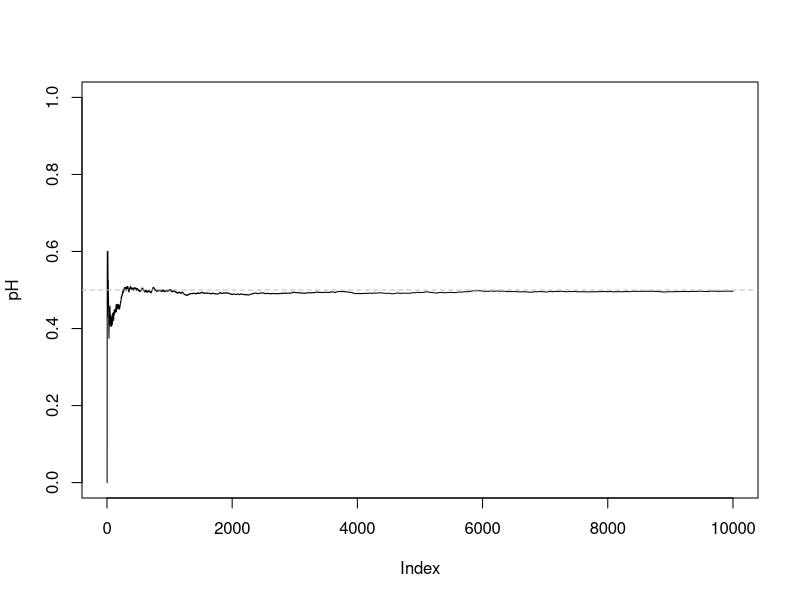
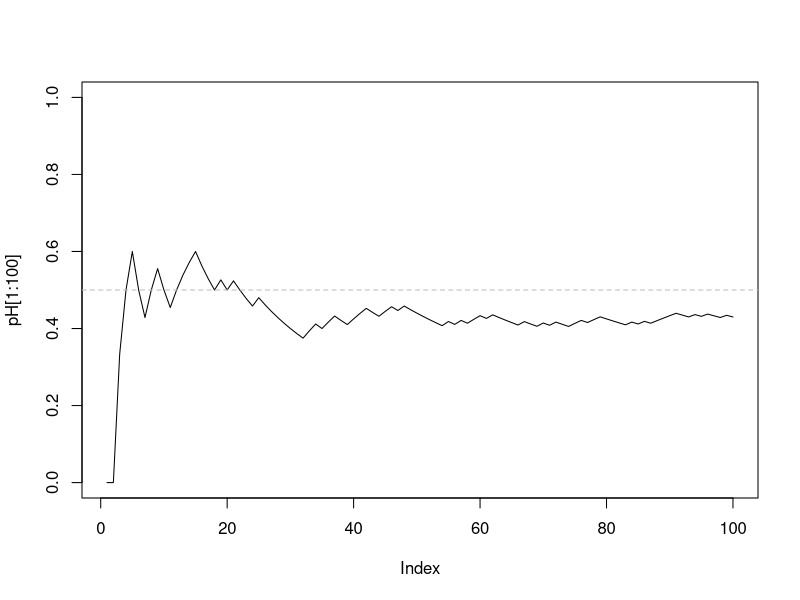
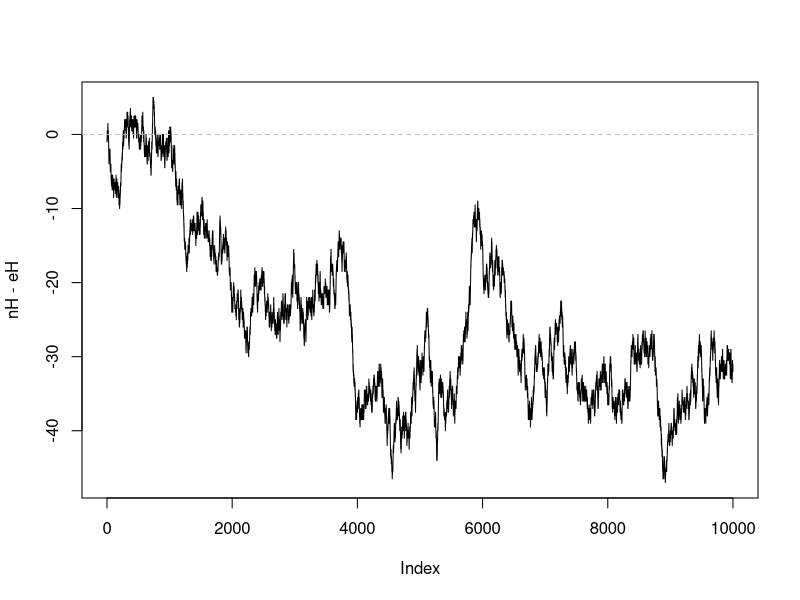

Write the R code that produced these figures, in order.
######################################################################
# Computer notes                 Statistics for Laboratory Scientists 
# Lecture 5                                  Johns Hopkins University 
######################################################################
# These notes provide R code related to the course lectures, to
# further illustrate the topics in the lectures and to assist the
# students to learn R.
#
# Lines beginning with the symbol '#' are comments in R.  All other
# lines contain code.
#
# In R for Windows, you may wish to open this file from the menu bar
# (File:Display file); you can then easily copy commands into the
# command window.  (Use the mouse to highlight one or more lines; then
# right-click and select "Paste to console".)
######################################################################

###############################################
# Prop'n of heads in many tosses of a fair coin
###############################################
# toss 10000 coins; 1=heads and 0=tails
x <- sample(0:1, 10000, repl=TRUE)

# The cumulative number of heads
nH <- cumsum(x)

# Note: look at how the "cumsum" function works:
y <- c(0,1,0,0,1)
z <- cumsum(y)
# z = c(0, 1, 1, 1, 2)

# To get the *proportion* of heads, divide each
#     element of x by the number of tosses so far
pH <- nH/(1:10000)

# plot the proportion of heads against the number of tosses
plot(pH, type="l", ylim=c(0,1))
abline(h=0.5, col="gray", lty=2)

# plot just the first 100 tosses
plot(pH[1:100], type="l", ylim=c(0,1))
abline(h=0.5, col="gray", lty=2)

# plot the difference between the observed number of
#     heads and the expected number
eH <- (1:10000)/2
plot(nH - eH, type="l")
abline(h=0, col="gray", lty=2)

##################
# End of comp05.R
##################
